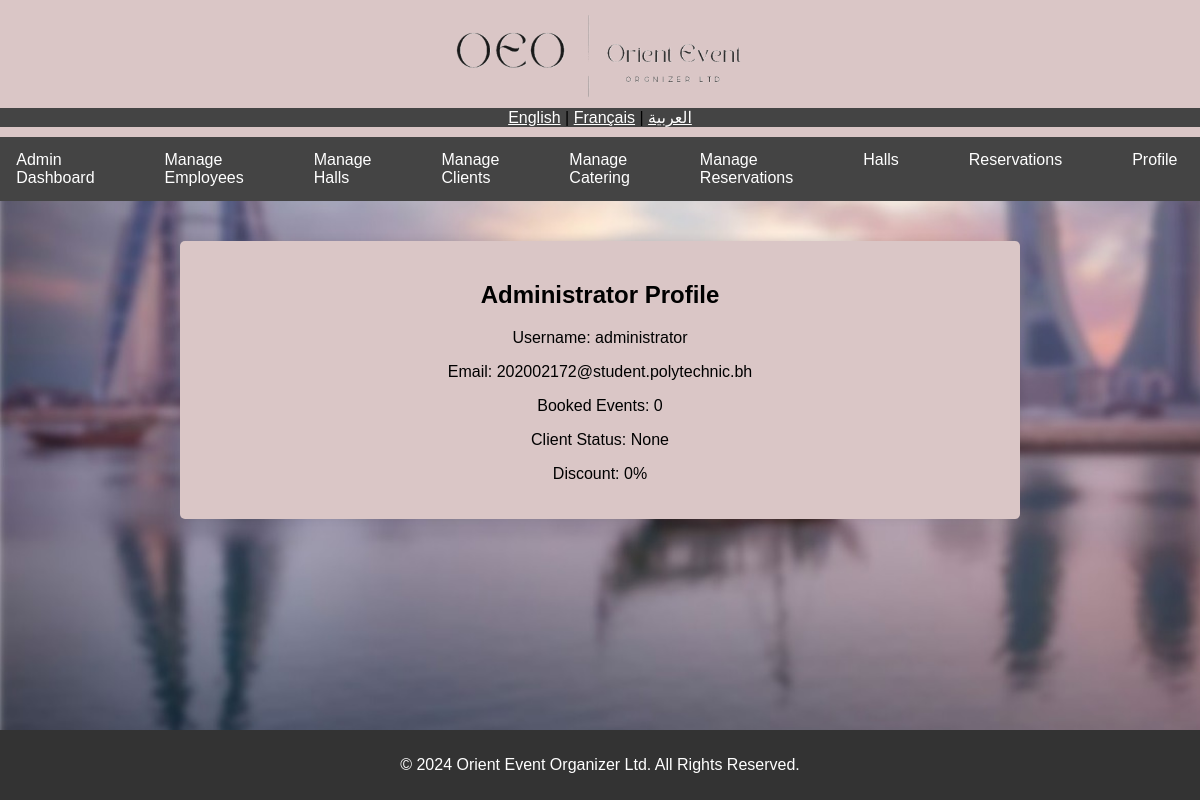
The page /DB-PROJECT1/profile.php (signed in) on the database its author committed.
### tables this page shows
CREATE TABLE `dbProj_users` (
  `id` int(11) NOT NULL,
  `username` varchar(50) NOT NULL,
  `password` varchar(255) NOT NULL,
  `email` varchar(100) NOT NULL,
  `user_type` enum('client','employee','administrator') NOT NULL,
  `booked_events` int(11) DEFAULT 0,
  `client_status` enum('Gold','Silver','Bronze','None') DEFAULT 'None'
);

### DB-PROJECT1/profile.php (the view, shortened to what this page needs)
<?php
include 'config.php';
$username = $_SESSION['username'];
$stmt = $pdo->prepare("SELECT * FROM dbProj_users WHERE username = :username");
$stmt->bindParam(':username', $username);
$stmt->execute();
$user = $stmt->fetch(PDO::FETCH_ASSOC);
$discount = 0;
$heading = 'Profile';
switch ($user['user_type']) {
    case 'administrator':
        $heading = 'Administrator Profile';
        break;
}
?>
<?php include 'includes/header.php'; ?>
<main>
    <section>
        <h2><?php echo $heading; ?></h2>
        <p>Username: <?php echo htmlspecialchars($user['username']); ?></p>
        <p>Email: <?php echo htmlspecialchars($user['email']); ?></p>
        <p>Booked Events: <?php echo htmlspecialchars($user['booked_events']); ?></p>
        <p>Client Status: <?php echo htmlspecialchars($user['client_status']); ?></p>
        <p>Discount: <?php echo $discount; ?>%</p>
    </section>
</main>
<?php include 'includes/footer.php'; ?>

### DB-PROJECT1/css/styles.css (style rules this page uses)
body { font-family: Arial, sans-serif; margin: 0; padding: 0; background-image: url("images/bk.jpeg"); background-size: cover; background-attachment: fixed; }
main { padding: 20px; text-align: center; margin-bottom: 40px; }
main section { background-color: #dac6c6; padding: 20px; border-radius: 5px; box-shadow: 0 0 10px rgba(0, 0, 0, 0.1); max-width: 800px; margin: 20px auto; }

### rows shown on the page
dbproj_users: user_type "Administrator Profile", username "administrator", email "202002172@student.polytechnic.bh", booked_events "0", client_status "None"

### other values the page prints
$discount "0"
